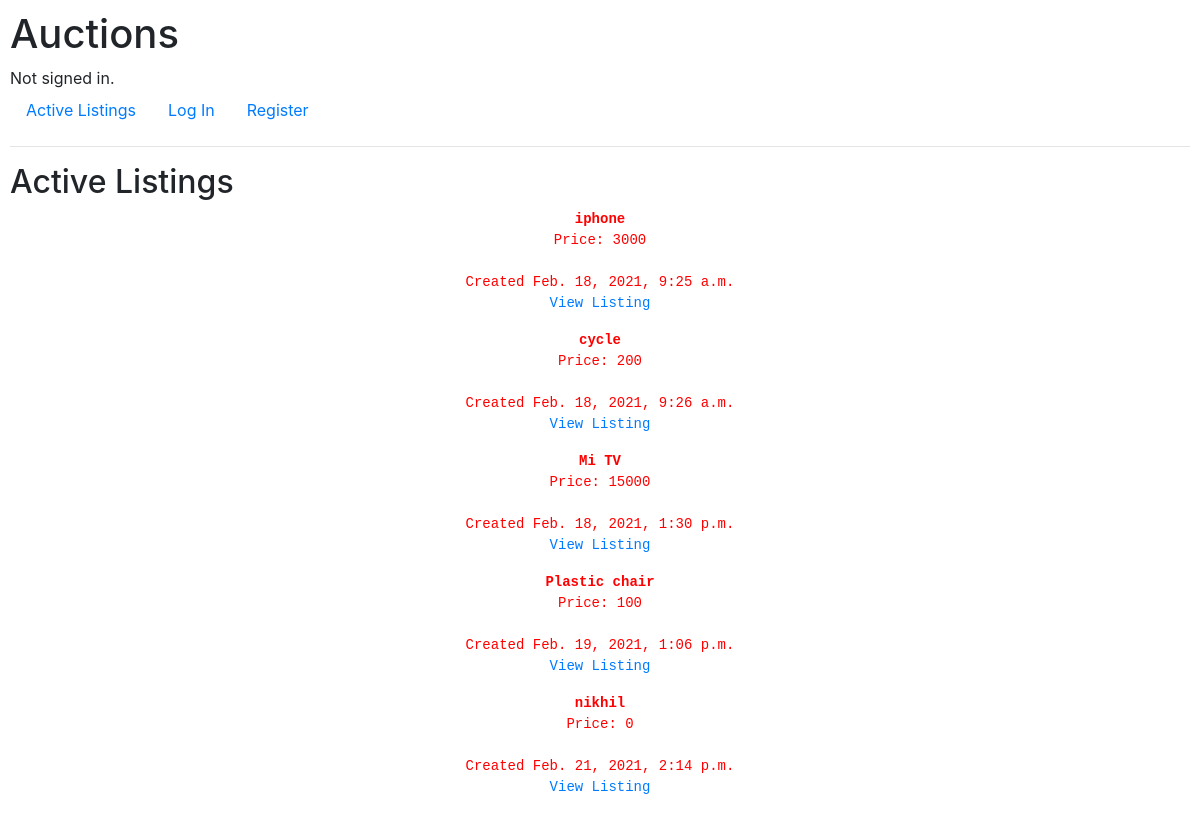
The page / on the database its author committed.
### auctions/models.py (models this page shows, shortened)
class Listing(models.Model):
	name=models.CharField(max_length=200)
	user=models.ForeignKey(User,related_name="listings",on_delete=models.CASCADE)
	available=models.BooleanField()
	startbid=models.IntegerField()
	time=models.DateTimeField(auto_now=True)

### auctions/views.py (the view)
# urls.py: path("", views.index, name="index"),
def index(request):
    return render(request, "auctions/index.html",{
        "listings":Listing.objects.filter(available=True)
        })

### auctions/templates/auctions/index.html
{% extends "auctions/layout.html" %}
{% block body %}
    <h2>Active Listings</h2>
{% for listing in listings %}
<pre style="color:red; text-align:center">
<strong>{{ listing.name }}</strong>
Price: {{ listing.startbid }}
Created {{ listing.time }}
<a href="{% url 'viewlisting' listing.id %}">View Listing</a>
</pre>
{% endfor %}
{% endblock %}

### auctions/static/auctions/styles.css (style rules this page uses)
body { padding: 10px; }

### rows shown on the page
Listing: name "iphone", startbid "3000", time "Feb. 18, 2021, 9:25 a.m."
Listing: name "cycle", startbid "200", time "Feb. 18, 2021, 9:26 a.m."
Listing: name "Mi TV", startbid "15000", time "Feb. 18, 2021, 1:30 p.m."
Listing: name "Plastic chair", startbid "100", time "Feb. 19, 2021, 1:06 p.m."
Listing: name "nikhil", startbid "0", time "Feb. 21, 2021, 2:14 p.m."
